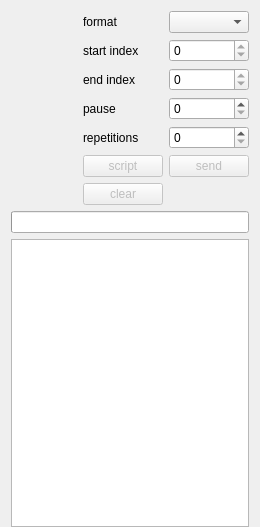
       <widget class="QWidget" name="SendHistoryPage">
        <property name="geometry">
         <rect>
          <x>0</x>
          <y>0</y>
          <width>260</width>
          <height>527</height>
         </rect>
        </property>
        <attribute name="label">
         <string>Send history</string>
        </attribute>
        <layout class="QVBoxLayout" name="verticalLayout_19">
         <property name="bottomMargin">
          <number>0</number>
         </property>
         <item>
          <layout class="QVBoxLayout" name="verticalLayout_17">
           <item>
            <layout class="QGridLayout" name="gridLayout_2" columnstretch="1,0,0">
             <item row="3" column="1">
              <widget class="QLabel" name="label_6">
               <property name="toolTip">
                <string>send pause between two indexes</string>
               </property>
               <property name="text">
                <string>pause</string>
               </property>
              </widget>
             </item>
             <item row="2" column="1">
              <widget class="QLabel" name="label_5">
               <property name="toolTip">
                <string>end index</string>
               </property>
               <property name="text">
                <string>end index</string>
               </property>
              </widget>
             </item>
             <item row="2" column="2">
              <widget class="QSpinBox" name="endIndexSpinBox">
               <property name="toolTip">
                <string>end index</string>
               </property>
               <property name="maximum">
                <number>0</number>
               </property>
              </widget>
             </item>
             <item row="3" column="2">
              <widget class="QSpinBox" name="sendPauseSpinBox">
               <property name="toolTip">
                <string>send pause between two indexes</string>
               </property>
               <property name="maximum">
                <number>600000</number>
               </property>
              </widget>
             </item>
             <item row="1" column="2">
              <widget class="QSpinBox" name="startIndexSpinBox">
               <property name="toolTip">
                <string>start index</string>
               </property>
               <property name="maximum">
                <number>0</number>
               </property>
              </widget>
             </item>
             <item row="3" column="0">
              <spacer name="horizontalSpacer_5">
               <property name="orientation">
                <enum>Qt::Horizontal</enum>
               </property>
               <property name="sizeType">
                <enum>QSizePolicy::Ignored</enum>
               </property>
               <property name="sizeHint" stdset="0">
                <size>
                 <width>40</width>
                 <height>20</height>
                </size>
               </property>
              </spacer>
             </item>
             <item row="8" column="1">
              <widget class="QPushButton" name="clearHistoryPushButton">
               <property name="enabled">
                <bool>false</bool>
               </property>
               <property name="sizePolicy">
                <sizepolicy hsizetype="Expanding" vsizetype="Fixed">
                 <horstretch>0</horstretch>
                 <verstretch>0</verstretch>
                </sizepolicy>
               </property>
               <property name="toolTip">
                <string>clear the history</string>
               </property>
               <property name="text">
                <string>clear</string>
               </property>
               <property name="checkable">
                <bool>false</bool>
               </property>
              </widget>
             </item>
             <item row="5" column="1">
              <widget class="QPushButton" name="createScriptPushButton">
               <property name="enabled">
                <bool>false</bool>
               </property>
               <property name="toolTip">
                <string>create a worker script which sends the selection</string>
               </property>
               <property name="text">
                <string>script</string>
               </property>
              </widget>
             </item>
             <item row="1" column="1">
              <widget class="QLabel" name="label_4">
               <property name="toolTip">
                <string>start index</string>
               </property>
               <property name="text">
                <string>start index</string>
               </property>
              </widget>
             </item>
             <item row="0" column="1">
              <widget class="QLabel" name="label_7">
               <property name="toolTip">
                <string>the display format of the selection</string>
               </property>
               <property name="text">
                <string>format</string>
               </property>
              </widget>
             </item>
             <item row="0" column="2">
              <widget class="QComboBox" name="historyFormatComboBox">
               <property name="toolTip">
                <string>the display format of the selection</string>
               </property>
              </widget>
             </item>
             <item row="5" column="2">
              <widget class="QPushButton" name="sendHistoryPushButton">
               <property name="enabled">
                <bool>false</bool>
               </property>
               <property name="sizePolicy">
                <sizepolicy hsizetype="Expanding" vsizetype="Fixed">
                 <horstretch>0</horstretch>
                 <verstretch>0</verstretch>
                </sizepolicy>
               </property>
               <property name="toolTip">
                <string>send the selection</string>
               </property>
               <property name="text">
                <string>send</string>
               </property>
               <property name="checkable">
                <bool>false</bool>
               </property>
              </widget>
             </item>
             <item row="4" column="2">
              <widget class="QSpinBox" name="sendRepetitionCountSpinBox">
               <property name="toolTip">
                <string>the number of repetitions</string>
               </property>
               <property name="maximum">
                <number>999999999</number>
               </property>
              </widget>
             </item>
             <item row="4" column="1">
              <widget class="QLabel" name="label_8">
               <property name="toolTip">
                <string>the number of repetitions</string>
               </property>
               <property name="text">
                <string>repetitions</string>
               </property>
              </widget>
             </item>
            </layout>
           </item>
          </layout>
         </item>
         <item>
          <layout class="QVBoxLayout" name="verticalLayout_18">
           <item>
            <widget class="QProgressBar" name="progressBar">
             <property name="toolTip">
              <string>send progress</string>
             </property>
             <property name="value">
              <number>0</number>
             </property>
             <property name="textVisible">
              <bool>false</bool>
             </property>
            </widget>
           </item>
           <item>
            <widget class="QTextEdit" name="historyTextEdit">
             <property name="sizePolicy">
              <sizepolicy hsizetype="Ignored" vsizetype="Expanding">
               <horstretch>0</horstretch>
               <verstretch>0</verstretch>
              </sizepolicy>
             </property>
             <property name="readOnly">
              <bool>true</bool>
             </property>
            </widget>
           </item>
          </layout>
         </item>
        </layout>
       </widget>
